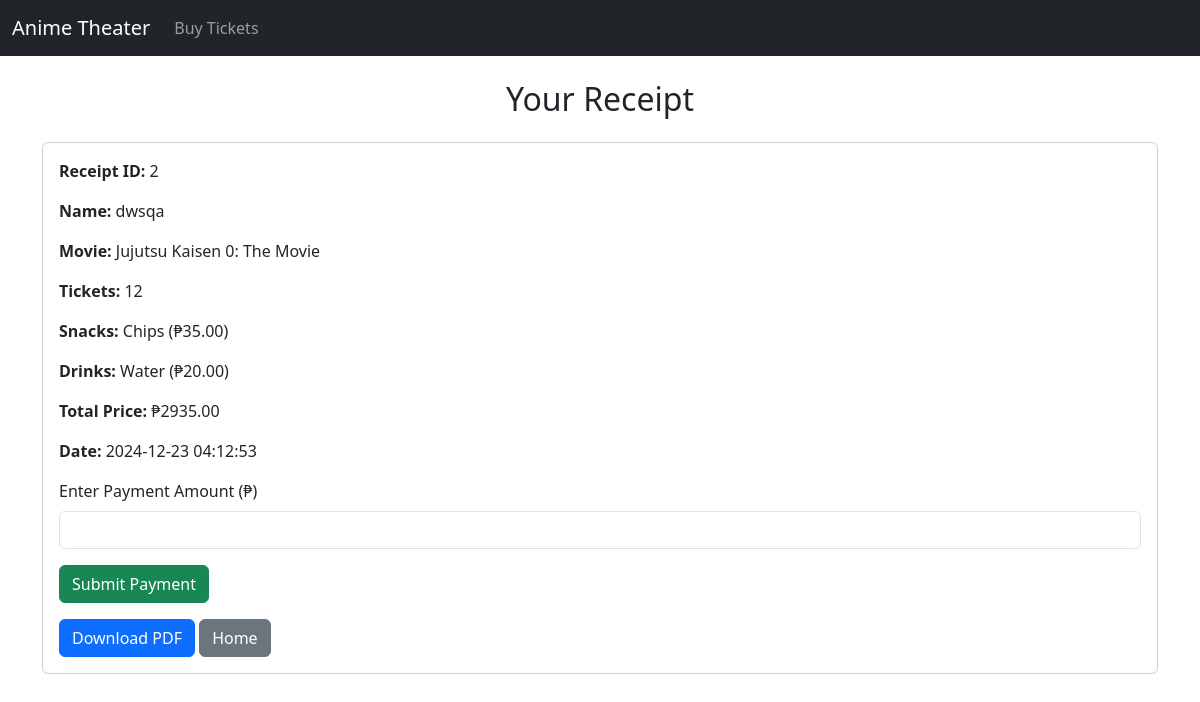
Page /receipt/2 on the committed database.
### app.py (models this page shows)
class Receipt(db.Model):
    id = db.Column(db.Integer, primary_key=True)
    user_id = db.Column(db.Integer, db.ForeignKey('user.id'), nullable=False)
    movie_title = db.Column(db.String(150), nullable=False)
    ticket_quantity = db.Column(db.Integer, nullable=False)
    snacks = db.Column(db.String(200), nullable=True)
    drinks = db.Column(db.String(200), nullable=True)
    total_price = db.Column(db.Float, nullable=False)
    seat = db.Column(db.String(20), nullable=False)
    date = db.Column(db.String(20), nullable=False)
    time = db.Column(db.String(20), nullable=False)
    payment_status = db.Column(db.String(20), default='Pending')
    created_at = db.Column(db.DateTime, default=datetime.utcnow)

class User(db.Model):
    id = db.Column(db.Integer, primary_key=True)
    name = db.Column(db.String(100), nullable=False)
    receipts = db.relationship('Receipt', backref='user', lazy=True)

### app.py (the view, shortened to what this page needs)
@app.route('/receipt/<int:receipt_id>', methods=['GET', 'POST'])
def receipt(receipt_id):
    receipt = Receipt.query.get_or_404(receipt_id)
    return render_template('receipt.html', receipt=receipt)

### templates/receipt.html
{% extends 'base.html' %}
{% block content %}
<h2 class="text-center">Your Receipt</h2>
<div class="card mt-4">
    <div class="card-body">
        <p><strong>Receipt ID:</strong> {{ receipt.id }}</p>
        <p><strong>Name:</strong> {{ receipt.user.name }}</p>
        <p><strong>Movie:</strong> {{ receipt.movie_title }}</p>
        <p><strong>Tickets:</strong> {{ receipt.ticket_quantity }}</p>
        {% if receipt.snacks %}
        <p><strong>Snacks:</strong> {{ receipt.snacks }}</p>
        {% else %}
        <p><strong>Snacks:</strong> None selected</p>
        {% endif %}
        {% if receipt.drinks %}
        <p><strong>Drinks:</strong> {{ receipt.drinks }}</p>
        {% else %}
        <p><strong>Drinks:</strong> None selected</p>
        {% endif %}
        <p><strong>Total Price:</strong> ₱{{ "%.2f"|format(receipt.total_price) }}</p>
        <p><strong>Date:</strong> {{ receipt.created_at.strftime('%Y-%m-%d %H:%M:%S') }}</p>
        <form method="POST" action="{{ url_for('receipt', receipt_id=receipt.id) }}">
            <div class="mb-3">
                <label for="payment" class="form-label">Enter Payment Amount (₱)</label>
                <input type="number" class="form-control" id="payment" name="payment" min="{{ receipt.total_price }}" required>
            </div>
            <button type="submit" class="btn btn-success">Submit Payment</button>
        </form>
        <a href="{{ url_for('download_receipt', receipt_id=receipt.id) }}" class="btn btn-primary mt-3">Download PDF</a>
        <a href="{{ url_for('index') }}" class="btn btn-secondary mt-3">Home</a>
    </div>
</div>
{% endblock %}

### rows in the picture
Receipt: id "2", movie_title "Jujutsu Kaisen 0: The Movie", ticket_quantity "12", snacks "Chips (₱35.00)", drinks "Water (₱20.00)", total_price "2935.00", created_at "2024-12-23 04:12:53"
User: user.name "dwsqa"
